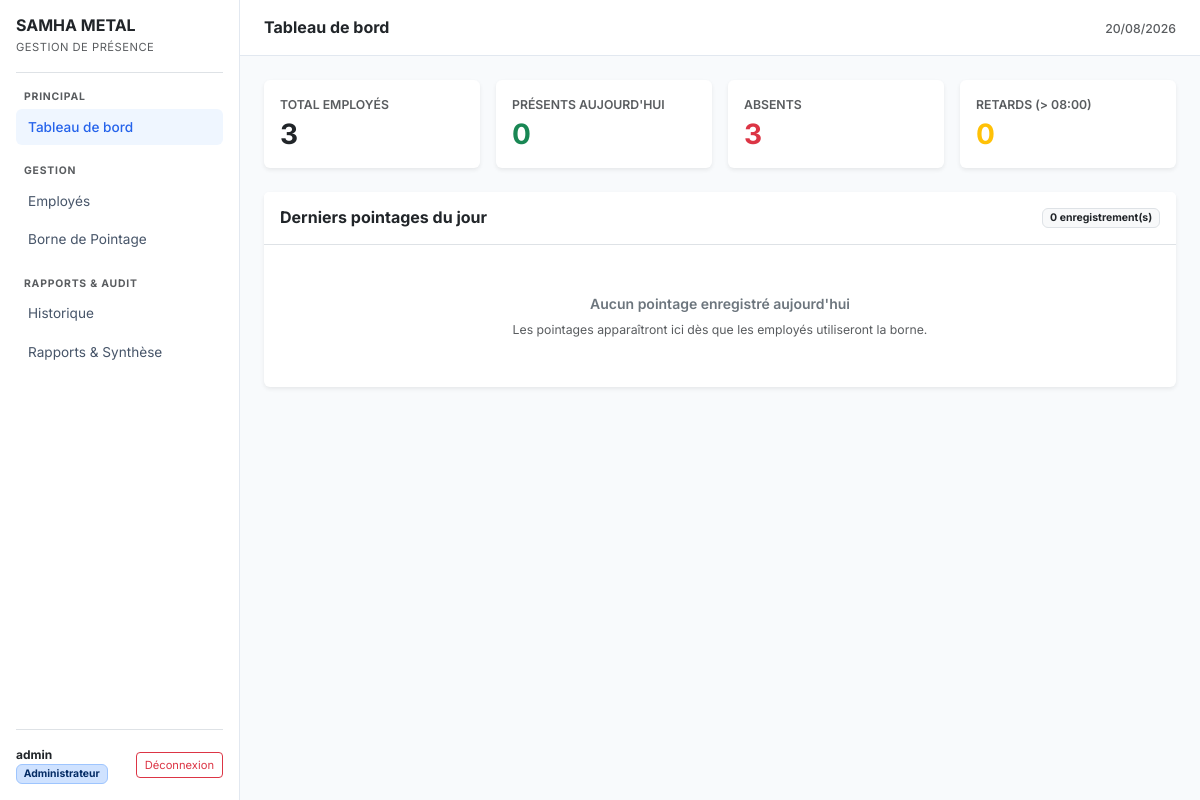
Page / (signed in) on the earlier database version.
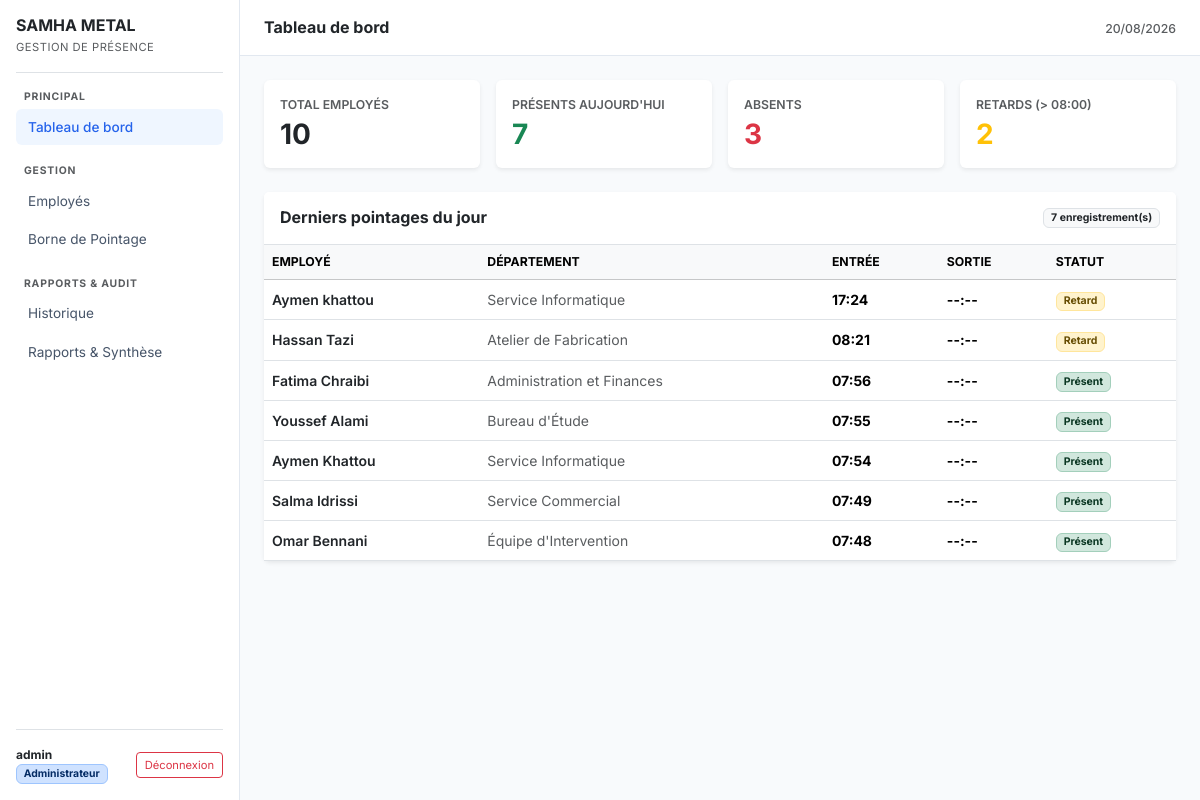
Same page on the later database version.
### models.py (models this page shows, shortened)
class Attendance(db.Model):
    __tablename__ = 'attendances'
    id = db.Column(db.Integer, primary_key=True)
    employee_id = db.Column(db.Integer, db.ForeignKey('employees.id'), nullable=False)
    date = db.Column(db.Date, default=date.today, nullable=False)
    check_in = db.Column(db.DateTime, nullable=False)
    check_out = db.Column(db.DateTime, nullable=True)   # NULL = pas encore sorti
    status = db.Column(db.String(20), default='present') # 'present' ou 'retard'
    confidence = db.Column(db.Float)                     # Score de similarité (0 à 1)
    @property
    def check_in_time(self):
        return self.check_in.strftime('%H:%M') if self.check_in else '--:--'
    @property
    def check_out_time(self):
        return self.check_out.strftime('%H:%M') if self.check_out else '--:--'

class Employee(db.Model):
    __tablename__ = 'employees'
    id = db.Column(db.Integer, primary_key=True)
    matricule = db.Column(db.String(20), unique=True, nullable=False)
    nom = db.Column(db.String(80), nullable=False)
    prenom = db.Column(db.String(80), nullable=False)
    departement = db.Column(db.String(100), nullable=False)
    poste = db.Column(db.String(100), nullable=False)
    photo_path = db.Column(db.String(256))              # Chemin vers la photo de profil
    face_embedding = db.Column(db.LargeBinary)           # Vecteur 512D sérialisé (numpy)
    is_active = db.Column(db.Boolean, default=True)
    created_at = db.Column(db.DateTime, default=datetime.utcnow)
    attendances = db.relationship('Attendance', backref='employee', lazy=True)

### app.py (the view)
@app.route('/')
@login_required
def dashboard():
    now = datetime.now()
    today = now.date()
    total_employees = Employee.query.filter_by(is_active=True).count()
    present_today = db.session.query(
        Attendance.employee_id
    ).filter(
        Attendance.date == today
    ).distinct().count()
    absents = max(0, total_employees - present_today)
    retards = Attendance.query.filter_by(date=today, status='retard').count()
    stats = {
        'total': total_employees,
        'presents': present_today,
        'absents': absents,
        'retards': retards
    }
    derniers_pointages = db.session.query(
        Attendance, Employee
    ).join(
        Employee
    ).filter(
        Attendance.date == today
    ).order_by(
        Attendance.check_in.desc()
    ).limit(10).all()
    today_str = now.strftime('%d/%m/%Y')
    return render_template(
        'dashboard.html',
        stats=stats,
        derniers_pointages=derniers_pointages,
        today=today_str
    )

### app.py (called while the page is built)
@login_manager.user_loader
def load_user(user_id):
    return db.session.get(User, int(user_id))

### templates/dashboard.html (shortened to what this page needs)
{% extends "base.html" %}
{% block page_title %}Tableau de bord{% endblock %}
{% block topbar_right %}
    <span class="text-muted small fw-medium">{{ today }}</span>
{% endblock %}
{% block content %}
<div class="row g-3 mb-4">
    <div class="col-sm-6 col-lg-3">
        <div class="card shadow-sm border-0 h-100">
            <div class="card-body">
                <div class="text-muted small text-uppercase fw-semibold mb-1">Total employés</div>
                <div class="h3 fw-bold text-dark mb-0">{{ stats.total }}</div>
            </div>
        </div>
    </div>
    <div class="col-sm-6 col-lg-3">
        <div class="card shadow-sm border-0 h-100">
            <div class="card-body">
                <div class="text-muted small text-uppercase fw-semibold mb-1">Présents aujourd'hui</div>
                <div class="h3 fw-bold text-success mb-0">{{ stats.presents }}</div>
            </div>
        </div>
    </div>
    <div class="col-sm-6 col-lg-3">
        <div class="card shadow-sm border-0 h-100">
            <div class="card-body">
                <div class="text-muted small text-uppercase fw-semibold mb-1">Absents</div>
                <div class="h3 fw-bold text-danger mb-0">{{ stats.absents }}</div>
            </div>
        </div>
    </div>
    <div class="col-sm-6 col-lg-3">
        <div class="card shadow-sm border-0 h-100">
            <div class="card-body">
                <div class="text-muted small text-uppercase fw-semibold mb-1">Retards (> 08:00)</div>
                <div class="h3 fw-bold text-warning mb-0">{{ stats.retards }}</div>
            </div>
        </div>
    </div>
</div>
<div class="card shadow-sm border-0">
    <div class="card-header bg-white py-3 border-bottom d-flex align-items-center justify-content-between">
        <h3 class="h6 fw-bold mb-0 text-dark">Derniers pointages du jour</h3>
        <span class="badge bg-light text-dark border">{{ derniers_pointages|length }} enregistrement(s)</span>
    </div>
    {% if derniers_pointages %}
        <div class="table-responsive">
            <table class="table table-hover align-middle mb-0">
                <thead class="table-light">
                    <tr class="small text-uppercase text-muted">
                        <th>Employé</th>
                        <th>Département</th>
                        <th>Entrée</th>
                        <th>Sortie</th>
                        <th>Statut</th>
                    </tr>
                </thead>
                <tbody>
                    {% for attendance, employee in derniers_pointages %}
                    <tr>
                        <td><span class="fw-semibold text-dark">{{ employee.prenom }} {{ employee.nom }}</span></td>
                        <td><span class="text-muted">{{ employee.departement }}</span></td>
                        <td><strong>{{ attendance.check_in_time }}</strong></td>
                        <td><strong>{{ attendance.check_out_time }}</strong></td>
                        <td>
                            {% if attendance.status == 'retard' %}
                                <span class="badge bg-warning-subtle text-warning-emphasis border border-warning-subtle">Retard</span>
                            {% else %}
                                <span class="badge bg-success-subtle text-success-emphasis border border-success-subtle">Présent</span>
                            {% endif %}
                        </td>
                    </tr>
                    {% endfor %}
                </tbody>
            </table>
        </div>
    {% else %}
        <div class="card-body text-center py-5 text-muted">
            <p class="mb-1 fw-semibold text-secondary">Aucun pointage enregistré aujourd'hui</p>
            <small>Les pointages apparaîtront ici dès que les employés utiliseront la borne.</small>
        </div>
    {% endif %}
</div>
{% endblock %}

Differences in the rows shown:
added Attendance: prenom "Aymen", nom "khattou", departement "Service Informatique", check_in_time "17:24", check_out_time "--:--", status "Retard"
added Attendance: prenom "Hassan", nom "Tazi", departement "Atelier de Fabrication", check_in_time "08:21", check_out_time "--:--", status "Retard"
added Attendance: prenom "Fatima", nom "Chraibi", departement "Administration et Finances", check_in_time "07:56", check_out_time "--:--", status "Présent"
added Attendance: prenom "Youssef", nom "Alami", departement "Bureau d'Étude", check_in_time "07:55", check_out_time "--:--", status "Présent"
added Attendance: prenom "Aymen", nom "Khattou", departement "Service Informatique", check_in_time "07:54", check_out_time "--:--", status "Présent"
added Attendance: prenom "Salma", nom "Idrissi", departement "Service Commercial", check_in_time "07:49", check_out_time "--:--", status "Présent"
added Attendance: prenom "Omar", nom "Bennani", departement "Équipe d'Intervention", check_in_time "07:48", check_out_time "--:--", status "Présent"
Other differences:
{{ stats.total }}: "3" → "10"
{{ stats.presents }}: "0" → "7"
{{ stats.retards }}: "0" → "2"
{{ derniers_pointages|length }}: "0" → "7"
text no longer shown: "Aucun pointage enregistré aujourd'hui Les pointages apparaîtront ici dès que les employés utiliseront la borne."
text now shown: "EMPLOYÉ DÉPARTEMENT ENTRÉE SORTIE STATUT"
